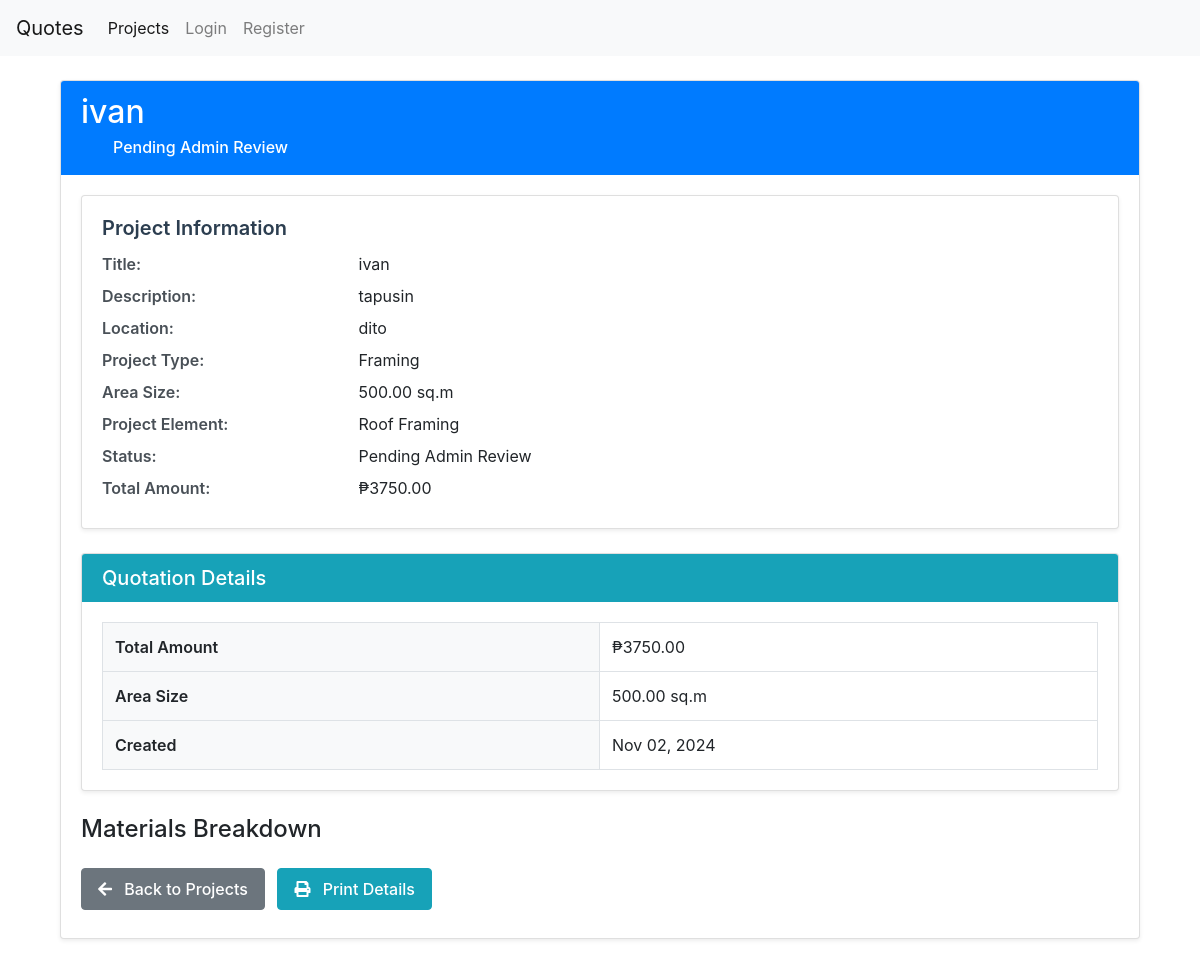
Screenshot of /quotes/projects/28/detail/ with the database file from the repository.
### quotes/models.py (models this page shows, shortened)
class Project(models.Model):
    STATUS_CHOICES = (
        ('pending', 'Pending'),
        ('pending_review', 'Pending Admin Review'),
        ('quoted', 'Quotation Provided'),
        ('approved_admin', 'Approved by Admin'),
        ('approved_customer', 'Approved by Customer'),
        ('declined_admin', 'Declined by Admin'),
        ('declined_customer', 'Declined by Customer'),
        ('completed', 'Completed'),
        ('pending_admin_review', 'Pending Admin Review'),
    )
    PROJECT_TYPES = (
        ('framing', 'Framing'),
        ('window_and_door_installation', 'Window and Door Installation'),
        ('electrical', 'Electrical'),
        ('plumbing', 'Plumbing'),
    )
    PROJECT_ELEMENTS = (
        ('exterior_wall_framing', 'Exterior Wall Framing'),
        ('roof_framing', 'Roof Framing'),
        ('door_framing', 'Door Framing'),
        ('barn_door', 'Barn Door'),
        ('sliding_door', 'Sliding Door'),
        ('light_switches', 'Light Switches'),
        ('main_panel', 'Main Panel'),
        ('shower_fixture', 'Shower Fixture'),
        ('toilet_installation', 'Toilet Installation')
    )
    user = models.ForeignKey(User, on_delete=models.CASCADE)
    title = models.CharField(max_length=200)
    description = models.TextField(blank=True)
    location = models.CharField(max_length=200, blank=False)
    status = models.CharField(max_length=20, choices=STATUS_CHOICES, default='pending')
    project_type = models.CharField(max_length=100, choices=PROJECT_TYPES)
    area_size = models.DecimalField(max_digits=10, decimal_places=2, help_text="Area size in square meters")
    project_element = models.CharField(max_length=100, choices=PROJECT_ELEMENTS)
    created_at = models.DateTimeField(auto_now_add=True)
    updated_at = models.DateTimeField(auto_now=True)
    materials = models.ManyToManyField(Material, through='ProjectMaterial')
    admin_approved = models.BooleanField(default=False)
    customer_approved = models.BooleanField(default=False)
    total_cost = models.DecimalField(max_digits=10, decimal_places=2, null=True, blank=True)
    admin_notes = models.TextField(blank=True)
    completion_date = models.DateTimeField(null=True, blank=True)
    completion_notes = models.TextField(blank=True)
    class Meta:
        ordering = ['-created_at']

class Quotation(models.Model):
    project = models.ForeignKey(Project, on_delete=models.CASCADE)
    customer = models.ForeignKey(User, on_delete=models.CASCADE)
    title = models.CharField(max_length=200)
    location = models.CharField(max_length=200)
    description = models.TextField()
    project_type = models.CharField(max_length=50, choices=Project.PROJECT_TYPES)
    area_size = models.DecimalField(max_digits=10, decimal_places=2, null=True, blank=True)
    project_element = models.CharField(max_length=50, choices=Project.PROJECT_ELEMENTS)
    materials = models.ManyToManyField(Material, through='QuotationMaterial')
    total_amount = models.DecimalField(max_digits=10, decimal_places=2)
    admin_notes = models.TextField(blank=True)
    created_at = models.DateTimeField(auto_now_add=True)
    updated_at = models.DateTimeField(auto_now=True)
    markup_percentage = models.DecimalField(max_digits=5, decimal_places=2, default=0)
    total_price = models.DecimalField(max_digits=10, decimal_places=2, default=0)
    materials_cost = models.DecimalField(max_digits=10, decimal_places=2, default=0)
    service_fees = models.DecimalField(max_digits=10, decimal_places=2, default=0)
    labor_costs = models.DecimalField(max_digits=10, decimal_places=2, default=0)
    additional_markup = models.DecimalField(max_digits=5, decimal_places=2, default=0)
    discount = models.DecimalField(max_digits=5, decimal_places=2, default=0)
    status = models.CharField(
        max_length=20,
        choices=[
            ('draft', 'Draft'),
            ('sent', 'Sent'),
            ('approved', 'Approved'),
            ('rejected', 'Rejected')
        ],
        default='draft'
    )
    additional_markup_percentage = models.DecimalField(max_digits=5, decimal_places=2, default=0)
    discount_percentage = models.DecimalField(max_digits=5, decimal_places=2, default=0)
    class Meta:
        constraints = [
            models.UniqueConstraint(
                fields=['project'],
                name='unique_active_quotation_per_project'
            )
        ]

### quotes/views.py (the view, shortened to what this page needs)
# urls.py: path('projects/<int:project_id>/detail/', views.project_detail, name='project_detail'),
def project_detail(request, project_id):
    project = get_object_or_404(Project, id=project_id)
    project_elements = ProjectElement.objects.filter(project=project).prefetch_related('materials')
    elements_data = []
    total_project_cost = 0
    quotation = Quotation.objects.filter(
        project=project,
        customer=project.user
    ).order_by('-created_at').first()
    context = {
        'project': project,
        'elements_data': elements_data,
        'total_project_cost': total_project_cost,
        'quotation': quotation
    }
    return render(request, 'quotes/project_detail.html', context)

### templates/quotes/project_detail.html (shortened to what this page needs)
{% extends 'core/base.html' %}
{% block content %}
<div class="container mt-4">
    <div class="card">
        <div class="card-header bg-primary text-white">
            <h2 class="mb-0">{{ project.title }}</h2>
            <span class="badge ">
                {{ project.get_status_display }}
            </span>
        </div>
        <div class="card-body">
            <div class="card mb-4">
                <div class="card-body">
                    <h5 class="card-title">Project Information</h5>
                    <dl class="row">
                        <dt class="col-sm-3">Title:</dt>
                        <dd class="col-sm-9">{{ project.title }}</dd>
                        <dt class="col-sm-3">Description:</dt>
                        <dd class="col-sm-9">{{ project.description }}</dd>
                        <dt class="col-sm-3">Location:</dt>
                        <dd class="col-sm-9">{{ project.location }}</dd>
                        <dt class="col-sm-3">Project Type:</dt>
                        <dd class="col-sm-9">{{ project.get_project_type_display }}</dd>
                        <dt class="col-sm-3">Area Size:</dt>
                        <dd class="col-sm-9">{{ project.area_size }} sq.m</dd>
                        <dt class="col-sm-3">Project Element:</dt>
                        <dd class="col-sm-9">{{ project.get_project_element_display }}</dd>
                        <dt class="col-sm-3">Status:</dt>
                        <dd class="col-sm-9">{{ project.get_status_display }}</dd>
                        <dt class="col-sm-3">Total Amount:</dt>
                        <dd class="col-sm-9">₱{{ quotation.total_amount|floatformat:2 }}</dd>
                    </dl>
                </div>
            </div>
            {% if project.admin_approved %}
            <div class="card mb-4">
                <div class="card-header bg-info text-white">
                    <h5 class="mb-0">Quotation Details</h5>
                </div>
                <div class="card-body">
                    <table class="table table-bordered">
                        <tr>
                            <th>Total Amount</th>
                            <td>₱{{ quotation.total_amount|floatformat:2 }}</td>
                        </tr>
                        <tr>
                            <th>Area Size</th>
                            <td>{{ quotation.area_size|floatformat:2 }} sq.m</td>
                        </tr>
                        <tr>
                            <th>Created</th>
                            <td>{{ quotation.created_at|date:"M d, Y" }}</td>
                        </tr>
                    </table>
                </div>
            </div>
            {% endif %}
            {% if project.admin_approved %}
            <h4>Materials Breakdown</h4>
            {% endif %}
            <div class="mt-4">
                {% if user.is_staff or user.is_superuser %}
                    <a href="{% url 'admin_dashboard' %}" class="btn btn-secondary">
                        <i class="fas fa-arrow-left"></i> Back to Admin Dashboard
                    </a>
                {% else %}
                    <a href="{% url 'project_list' %}" class="btn btn-secondary">
                        <i class="fas fa-arrow-left"></i> Back to Projects
                    </a>
                {% endif %}
                {% if project.admin_approved %}
                    <button onclick="window.print()" class="btn btn-info">
                        <i class="fas fa-print"></i> Print Details
                    </button>
                {% endif %}
            </div>
        </div>
    </div>
</div>
{% endblock %}

### templates/quotes/project_detail.html (style rules this page uses)
.table th { background-color: #f8f9fa; }
.card { box-shadow: 0 0.125rem 0.25rem rgba(0, 0, 0, 0.075); margin-bottom: 1.5rem; }
.badge { font-size: 1rem; padding: 0.5rem 1rem; margin-left: 1rem; }
.card-header { border-bottom: none; }
.card-title { color: #2c3e50; font-weight: 600; }
dl.row { margin-bottom: 0; }
dt { font-weight: 600; color: #495057; }
dd { margin-bottom: .5rem; }
.btn { margin-right: 0.5rem; margin-bottom: 0.5rem; padding: 0.5rem 1rem; border-radius: 0.25rem; font-weight: 500; }
.btn i { margin-right: 0.5rem; }
.table { margin-bottom: 0; }
.table th { font-weight: 600; border-top: none; }
.table td { vertical-align: middle; }
.badge { font-weight: 500; text-transform: capitalize; }
.bg-info { background-color: #17a2b8 !important; }

### rows the page displays
Project: title "ivan", status "Pending Admin Review", description "tapusin", location "dito", project_type "Framing", area_size "500.00", project_element "Roof Framing"
Quotation: total_amount "3750.00", area_size "500.00", created_at "Nov 02, 2024"
